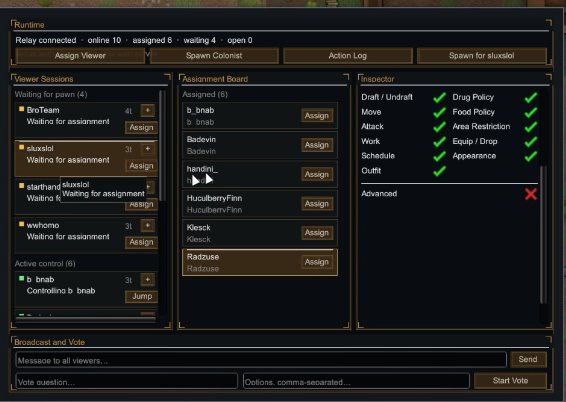
#> input picture docs/images/overlord-host-ui.png, 566 x 402 px, found by its file name
$ python make-preview.py
#> lines starting #> are read from the running program, lines starting #| are printed output that depends on the picture
from PIL import Image
from pathlib import Path

src = Path(r"E:\Overlord\docs\images\overlord-host-ui.png")
out_repo = Path(r"E:\Overlord\About\Preview.png")
out_repo.parent.mkdir(parents=True, exist_ok=True)

im = Image.open(src).convert("RGB")
target_w, target_h = 1280, 720
src_w, src_h = im.size
#> src_w = 566; src_h = 402
target_ratio = target_w / target_h
src_ratio = src_w / src_h
#> src_ratio = 1.41
if src_ratio > target_ratio:
    new_w = int(src_h * target_ratio)
    left = (src_w - new_w) // 2
    im = im.crop((left, 0, left + new_w, src_h))
else:
    new_h = int(src_w / target_ratio)
#> new_h = 318
    top = (src_h - new_h) // 2
#> top = 42
    im = im.crop((0, top, src_w, top + new_h))
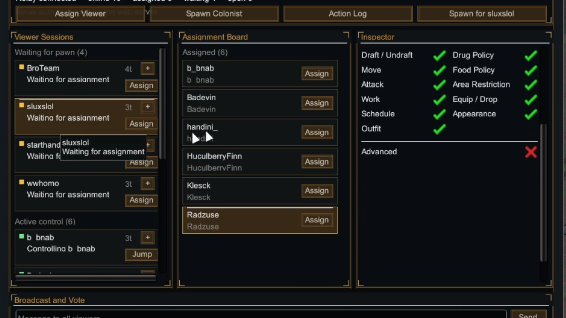
#> im: PIL image 566x318 RGB; mean R, G, B 27.1, 28, 26.5
im = im.resize((target_w, target_h), Image.Resampling.LANCZOS)
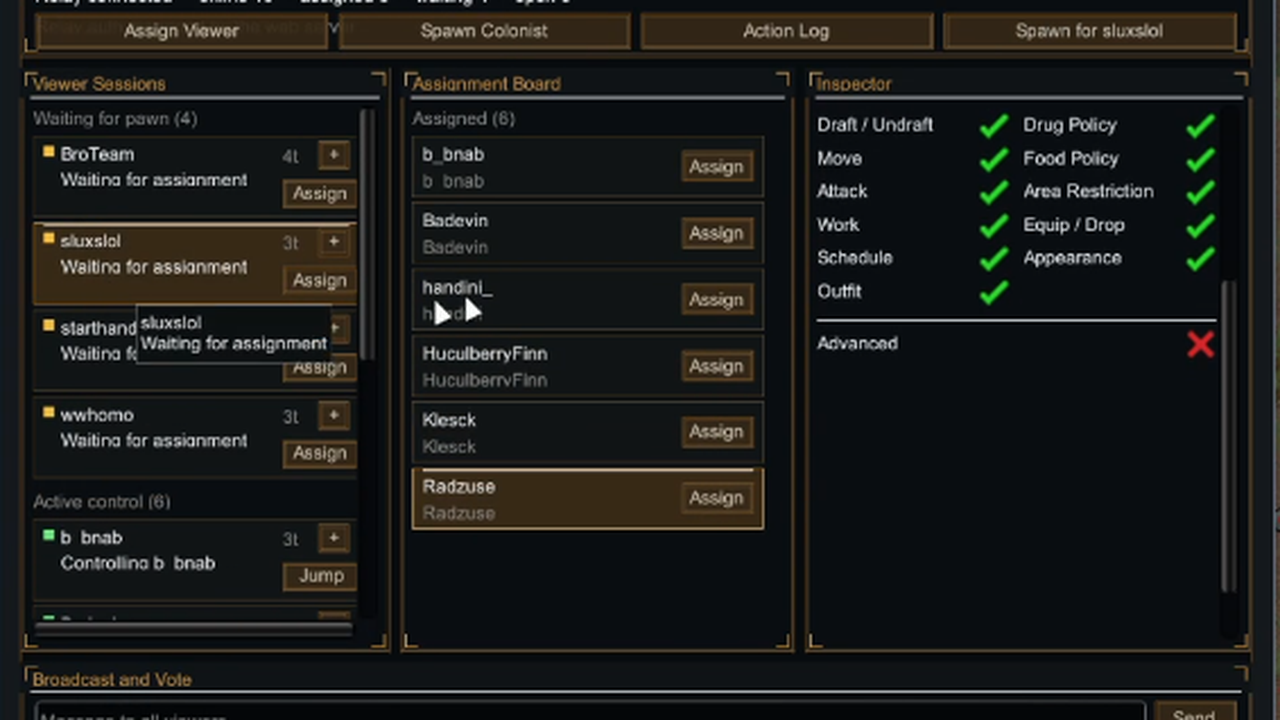
#> im: PIL image 1280x720 RGB; mean R, G, B 27.2, 28.1, 26.5

im.save(out_repo, format="PNG", optimize=True)
#> (the run stopped early here; a loop or call above may not have finished)
